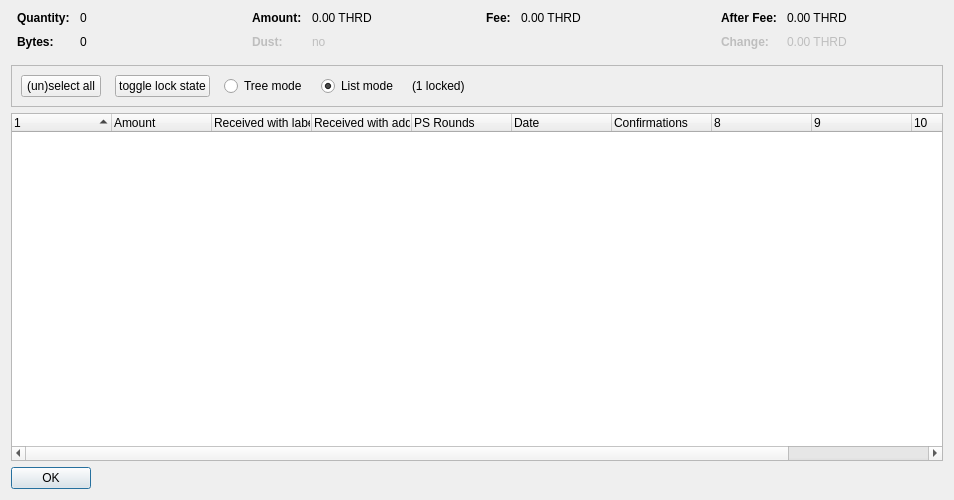
<?xml version="1.0" encoding="UTF-8"?>
<ui version="4.0">
 <class>CoinControlDialog</class>
 <widget class="QDialog" name="CoinControlDialog">
  <property name="geometry">
   <rect>
    <x>0</x>
    <y>0</y>
    <width>954</width>
    <height>500</height>
   </rect>
  </property>
  <property name="windowTitle">
   <string>Coin Selection</string>
  </property>
  <layout class="QVBoxLayout" name="verticalLayout">
   <item>
    <layout class="QHBoxLayout" name="horizontalLayoutTop" stretch="0,0,0,0">
     <property name="topMargin">
      <number>0</number>
     </property>
     <property name="bottomMargin">
      <number>10</number>
     </property>
     <item>
      <layout class="QFormLayout" name="formLayoutCoinControl1">
       <property name="horizontalSpacing">
        <number>10</number>
       </property>
       <property name="verticalSpacing">
        <number>10</number>
       </property>
       <property name="leftMargin">
        <number>6</number>
       </property>
       <property name="rightMargin">
        <number>6</number>
       </property>
       <item row="0" column="0">
        <widget class="QLabel" name="labelCoinControlQuantityText">
         <property name="font">
          <font>
           <weight>75</weight>
           <bold>true</bold>
          </font>
         </property>
         <property name="text">
          <string>Quantity:</string>
         </property>
        </widget>
       </item>
       <item row="0" column="1">
        <widget class="QLabel" name="labelCoinControlQuantity">
         <property name="cursor">
          <cursorShape>IBeamCursor</cursorShape>
         </property>
         <property name="contextMenuPolicy">
          <enum>Qt::ActionsContextMenu</enum>
         </property>
         <property name="text">
          <string notr="true">0</string>
         </property>
         <property name="textInteractionFlags">
          <set>Qt::LinksAccessibleByMouse|Qt::TextSelectableByKeyboard|Qt::TextSelectableByMouse</set>
         </property>
        </widget>
       </item>
       <item row="1" column="0">
        <widget class="QLabel" name="labelCoinControlBytesText">
         <property name="font">
          <font>
           <weight>75</weight>
           <bold>true</bold>
          </font>
         </property>
         <property name="text">
          <string>Bytes:</string>
         </property>
        </widget>
       </item>
       <item row="1" column="1">
        <widget class="QLabel" name="labelCoinControlBytes">
         <property name="cursor">
          <cursorShape>IBeamCursor</cursorShape>
         </property>
         <property name="contextMenuPolicy">
          <enum>Qt::ActionsContextMenu</enum>
         </property>
         <property name="text">
          <string notr="true">0</string>
         </property>
         <property name="textInteractionFlags">
          <set>Qt::LinksAccessibleByMouse|Qt::TextSelectableByKeyboard|Qt::TextSelectableByMouse</set>
         </property>
        </widget>
       </item>
      </layout>
     </item>
     <item>
      <layout class="QFormLayout" name="formLayoutCoinControl2">
       <property name="horizontalSpacing">
        <number>10</number>
       </property>
       <property name="verticalSpacing">
        <number>10</number>
       </property>
       <property name="leftMargin">
        <number>6</number>
       </property>
       <property name="rightMargin">
        <number>6</number>
       </property>
       <item row="0" column="0">
        <widget class="QLabel" name="labelCoinControlAmountText">
         <property name="font">
          <font>
           <weight>75</weight>
           <bold>true</bold>
          </font>
         </property>
         <property name="text">
          <string>Amount:</string>
         </property>
        </widget>
       </item>
       <item row="0" column="1">
        <widget class="QLabel" name="labelCoinControlAmount">
         <property name="cursor">
          <cursorShape>IBeamCursor</cursorShape>
         </property>
         <property name="contextMenuPolicy">
          <enum>Qt::ActionsContextMenu</enum>
         </property>
         <property name="text">
          <string notr="true">0.00 THRD</string>
         </property>
         <property name="textInteractionFlags">
          <set>Qt::LinksAccessibleByMouse|Qt::TextSelectableByKeyboard|Qt::TextSelectableByMouse</set>
         </property>
        </widget>
       </item>
       <item row="1" column="0">
        <widget class="QLabel" name="labelCoinControlLowOutputText">
         <property name="enabled">
          <bool>false</bool>
         </property>
         <property name="font">
          <font>
           <weight>75</weight>
           <bold>true</bold>
          </font>
         </property>
         <property name="text">
          <string>Dust:</string>
         </property>
        </widget>
       </item>
       <item row="1" column="1">
        <widget class="QLabel" name="labelCoinControlLowOutput">
         <property name="enabled">
          <bool>false</bool>
         </property>
         <property name="cursor">
          <cursorShape>IBeamCursor</cursorShape>
         </property>
         <property name="contextMenuPolicy">
          <enum>Qt::ActionsContextMenu</enum>
         </property>
         <property name="text">
          <string notr="true">no</string>
         </property>
         <property name="textInteractionFlags">
          <set>Qt::LinksAccessibleByMouse|Qt::TextSelectableByKeyboard|Qt::TextSelectableByMouse</set>
         </property>
        </widget>
       </item>
      </layout>
     </item>
     <item>
      <layout class="QFormLayout" name="formLayoutCoinControl3">
       <property name="horizontalSpacing">
        <number>10</number>
       </property>
       <property name="verticalSpacing">
        <number>10</number>
       </property>
       <property name="leftMargin">
        <number>6</number>
       </property>
       <property name="rightMargin">
        <number>6</number>
       </property>
       <item row="0" column="0">
        <widget class="QLabel" name="labelCoinControlFeeText">
         <property name="font">
          <font>
           <weight>75</weight>
           <bold>true</bold>
          </font>
         </property>
         <property name="text">
          <string>Fee:</string>
         </property>
        </widget>
       </item>
       <item row="0" column="1">
        <widget class="QLabel" name="labelCoinControlFee">
         <property name="cursor">
          <cursorShape>IBeamCursor</cursorShape>
         </property>
         <property name="contextMenuPolicy">
          <enum>Qt::ActionsContextMenu</enum>
         </property>
         <property name="text">
          <string notr="true">0.00 THRD</string>
         </property>
         <property name="textInteractionFlags">
          <set>Qt::LinksAccessibleByMouse|Qt::TextSelectableByKeyboard|Qt::TextSelectableByMouse</set>
         </property>
        </widget>
       </item>
      </layout>
     </item>
     <item>
      <layout class="QFormLayout" name="formLayoutCoinControl4">
       <property name="horizontalSpacing">
        <number>10</number>
       </property>
       <property name="verticalSpacing">
        <number>10</number>
       </property>
       <property name="leftMargin">
        <number>6</number>
       </property>
       <property name="rightMargin">
        <number>6</number>
       </property>
       <item row="0" column="0">
        <widget class="QLabel" name="labelCoinControlAfterFeeText">
         <property name="font">
          <font>
           <weight>75</weight>
           <bold>true</bold>
          </font>
         </property>
         <property name="text">
          <string>After Fee:</string>
         </property>
        </widget>
       </item>
       <item row="0" column="1">
        <widget class="QLabel" name="labelCoinControlAfterFee">
         <property name="cursor">
          <cursorShape>IBeamCursor</cursorShape>
         </property>
         <property name="contextMenuPolicy">
          <enum>Qt::ActionsContextMenu</enum>
         </property>
         <property name="text">
          <string notr="true">0.00 THRD</string>
         </property>
         <property name="textInteractionFlags">
          <set>Qt::LinksAccessibleByMouse|Qt::TextSelectableByKeyboard|Qt::TextSelectableByMouse</set>
         </property>
        </widget>
       </item>
       <item row="1" column="0">
        <widget class="QLabel" name="labelCoinControlChangeText">
         <property name="enabled">
          <bool>false</bool>
         </property>
         <property name="font">
          <font>
           <weight>75</weight>
           <bold>true</bold>
          </font>
         </property>
         <property name="text">
          <string>Change:</string>
         </property>
        </widget>
       </item>
       <item row="1" column="1">
        <widget class="QLabel" name="labelCoinControlChange">
         <property name="enabled">
          <bool>false</bool>
         </property>
         <property name="cursor">
          <cursorShape>IBeamCursor</cursorShape>
         </property>
         <property name="contextMenuPolicy">
          <enum>Qt::ActionsContextMenu</enum>
         </property>
         <property name="text">
          <string notr="true">0.00 THRD</string>
         </property>
         <property name="textInteractionFlags">
          <set>Qt::LinksAccessibleByMouse|Qt::TextSelectableByKeyboard|Qt::TextSelectableByMouse</set>
         </property>
        </widget>
       </item>
      </layout>
     </item>
    </layout>
   </item>
   <item>
    <widget class="QFrame" name="frame">
     <property name="minimumSize">
      <size>
       <width>0</width>
       <height>40</height>
      </size>
     </property>
     <property name="frameShape">
      <enum>QFrame::StyledPanel</enum>
     </property>
     <property name="frameShadow">
      <enum>QFrame::Sunken</enum>
     </property>
     <layout class="QHBoxLayout" name="horizontalLayout">
      <item>
       <layout class="QHBoxLayout" name="horizontalLayoutPanel" stretch="0,0,0,0,0,0">
        <property name="spacing">
         <number>14</number>
        </property>
        <item>
         <widget class="QPushButton" name="pushButtonSelectAll">
          <property name="sizePolicy">
           <sizepolicy hsizetype="Maximum" vsizetype="Fixed">
            <horstretch>0</horstretch>
            <verstretch>0</verstretch>
           </sizepolicy>
          </property>
          <property name="text">
           <string>(un)select all</string>
          </property>
          <property name="autoDefault">
           <bool>false</bool>
          </property>
         </widget>
        </item>
        <item>
         <widget class="QPushButton" name="pushButtonToggleLock">
          <property name="sizePolicy">
           <sizepolicy hsizetype="Maximum" vsizetype="Fixed">
            <horstretch>0</horstretch>
            <verstretch>0</verstretch>
           </sizepolicy>
          </property>
          <property name="text">
           <string>toggle lock state</string>
          </property>
          <property name="autoDefault">
           <bool>false</bool>
          </property>
         </widget>
        </item>
        <item>
         <widget class="QRadioButton" name="radioTreeMode">
          <property name="sizePolicy">
           <sizepolicy hsizetype="Maximum" vsizetype="Fixed">
            <horstretch>0</horstretch>
            <verstretch>0</verstretch>
           </sizepolicy>
          </property>
          <property name="text">
           <string>Tree mode</string>
          </property>
         </widget>
        </item>
        <item>
         <widget class="QRadioButton" name="radioListMode">
          <property name="sizePolicy">
           <sizepolicy hsizetype="Maximum" vsizetype="Fixed">
            <horstretch>0</horstretch>
            <verstretch>0</verstretch>
           </sizepolicy>
          </property>
          <property name="text">
           <string>List mode</string>
          </property>
          <property name="checked">
           <bool>true</bool>
          </property>
         </widget>
        </item>
        <item>
         <widget class="QLabel" name="labelLocked">
          <property name="text">
           <string>(1 locked)</string>
          </property>
         </widget>
        </item>
        <item>
         <spacer name="horizontalSpacer">
          <property name="orientation">
           <enum>Qt::Horizontal</enum>
          </property>
          <property name="sizeHint" stdset="0">
           <size>
            <width>40</width>
            <height>20</height>
           </size>
          </property>
         </spacer>
        </item>
       </layout>
      </item>
     </layout>
    </widget>
   </item>
   <item>
    <widget class="CoinControlTreeWidget" name="treeWidget">
     <property name="contextMenuPolicy">
      <enum>Qt::CustomContextMenu</enum>
     </property>
     <property name="sortingEnabled">
      <bool>false</bool>
     </property>
     <property name="columnCount">
      <number>11</number>
     </property>
     <attribute name="headerShowSortIndicator" stdset="0">
      <bool>true</bool>
     </attribute>
     <attribute name="headerStretchLastSection">
      <bool>false</bool>
     </attribute>
     <column>
      <property name="text">
       <string/>
      </property>
     </column>
     <column>
      <property name="text">
       <string>Amount</string>
      </property>
     </column>
     <column>
      <property name="text">
       <string>Received with label</string>
      </property>
     </column>
     <column>
      <property name="text">
       <string>Received with address</string>
      </property>
     </column>
     <column>
      <property name="text">
       <string>PS Rounds</string>
      </property>
     </column>
     <column>
      <property name="text">
       <string>Date</string>
      </property>
     </column>
     <column>
      <property name="text">
       <string>Confirmations</string>
      </property>
      <property name="toolTip">
       <string>Confirmed</string>
      </property>
     </column>
     <column>
      <property name="text">
       <string/>
      </property>
     </column>
     <column>
      <property name="text">
       <string/>
      </property>
     </column>
     <column>
      <property name="text">
       <string/>
      </property>
     </column>
     <column>
      <property name="text">
       <string/>
      </property>
     </column>
    </widget>
   </item>
   <item>
    <widget class="QDialogButtonBox" name="buttonBox">
     <property name="sizePolicy">
      <sizepolicy hsizetype="Maximum" vsizetype="Fixed">
       <horstretch>0</horstretch>
       <verstretch>0</verstretch>
      </sizepolicy>
     </property>
     <property name="orientation">
      <enum>Qt::Horizontal</enum>
     </property>
     <property name="standardButtons">
      <set>QDialogButtonBox::Ok</set>
     </property>
    </widget>
   </item>
  </layout>
 </widget>
 <customwidgets>
  <customwidget>
   <class>CoinControlTreeWidget</class>
   <extends>QTreeWidget</extends>
   <header>coincontroltreewidget.h</header>
  </customwidget>
 </customwidgets>
 <resources/>
 <connections/>
</ui>
